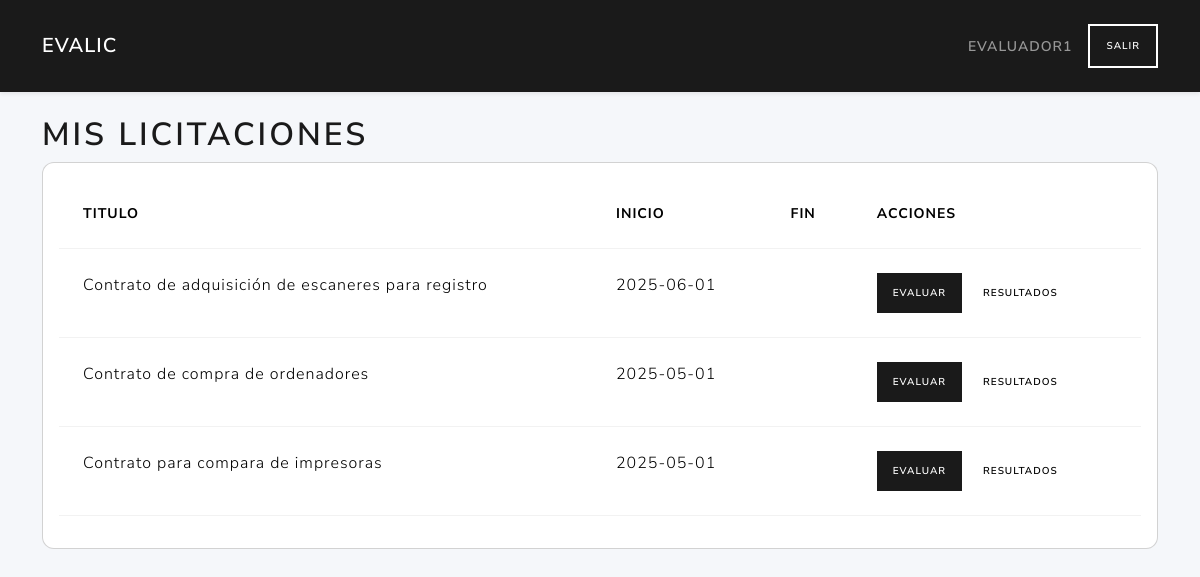
Before: /evaluador/ (signed in) with the older database file.
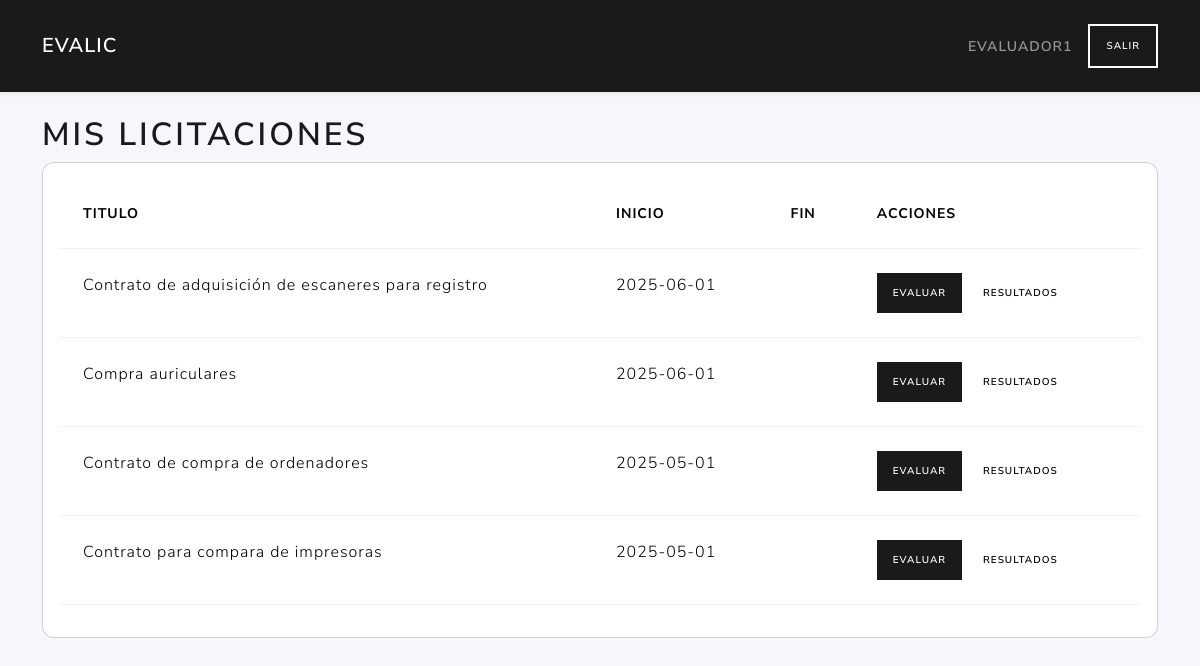
After: the same page with the newer database file.
### tables this page shows
CREATE TABLE licitaciones (
        id INTEGER PRIMARY KEY AUTOINCREMENT,
        user_id INTEGER NOT NULL,
        external_id TEXT NOT NULL,
        title TEXT NOT NULL,
        description TEXT,
        fecha_inicio TEXT NOT NULL,
        fecha_adjudicacion TEXT,
        FOREIGN KEY (user_id) REFERENCES users(id)
    );

### routes/evaluador_routes.py (the view)
@evaluador_bp.route('/')
def index():
    if 'user_id' not in session or session.get('role_id') != 3:
        return redirect(url_for('auth.login'))
    db = get_db(current_app)
    licitaciones = listar_por_evaluador(db, session['user_id'])
    return render_template('evaluador/index.html', licitaciones=licitaciones)

### app.py (called while the page is built)
def create_app():
    app = Flask(__name__)
    app.permanent_session_lifetime = timedelta(hours=1)  # Sesión permanente por 1 hora
    app.config.from_object(Config)
    @app.context_processor
    def utility_processor():
        from flask import request, url_for
        def url_for_other_page(page):
            args = request.args.copy()
            args['page'] = page
            return url_for('licitaciones.index', **args)
        return dict(url_for_other_page=url_for_other_page)
    app.teardown_appcontext(close_connection)
    with app.app_context():
        init_db(app)
    app.register_blueprint(auth_bp)
    app.register_blueprint(user_bp)
    app.register_blueprint(licitaciones_bp)
    app.register_blueprint(ofertas_bp)
    app.register_blueprint(licitantes_bp)
    app.register_blueprint(evaluador_bp)
    app.register_blueprint(criterios_bp)
    return app

### models/dao.py (called while the page is built)
def close_connection(exception):
    db = getattr(g, '_database', None)
    if db is not None:
        db.close()

### services/evaluaciones_service.py (called while the page is built)
def listar_por_evaluador(db, evaluador_id):
    return fetch_licitaciones_by_evaluator(db, evaluador_id)

### templates/evaluador/index.html (shortened to what this page needs)
{% extends 'base.html' %}
{% block content %}
<h1>Mis licitaciones</h1>
<div class="card mb-4">
  <div class="card-body">
    <table class="table">
      <thead>
        <tr>
        <th>Titulo</th>
        <th>Inicio</th>
        <th>Fin</th>
        <th>Acciones</th>
      </tr>
    </thead>
    <tbody>
      {% for lic in licitaciones %}
      <tr>
        <td>{{ lic.title }}</td>
        <td>{{ lic.fecha_inicio }}</td>
        <td>{{ lic.fecha_fin }}</td>
        <td>
          <a href="{{ url_for('evaluador.evaluar', licitacion_id=lic.id) }}" class="btn btn-primary btn-sm">Evaluar</a>
          <a href="{{ url_for('evaluador.informe', licitacion_id=lic.id) }}" class="btn btn-secondary btn-sm">Resultados</a>
        </td>
      </tr>
      {% endfor %}
    </tbody>
    </table>
  </div>
</div>
{% endblock %}

Changed rows visible on the page:
added licitaciones: title "Compra auriculares", fecha_inicio "2025-06-01"
